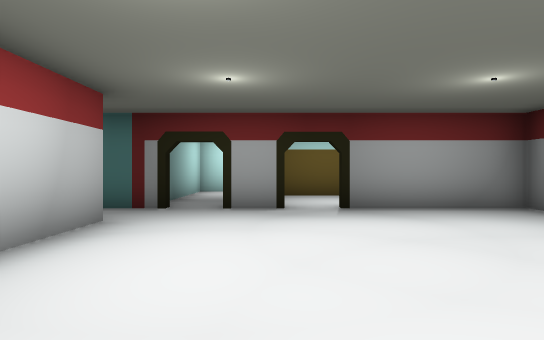
View 1 (above)

22 first-person views from a walk through a 3-D level made in the Unity game engine. The camera is 1.5 m above the floor, looks level and sees 70° across. The floor is counted in squares, 2 m on a side. Each view is taken from the middle of a square. On the plan, view 1 faces up. The plan holds only what a view shows up to about 12 squares ahead; the rest is blank. The player is left out.

View 2
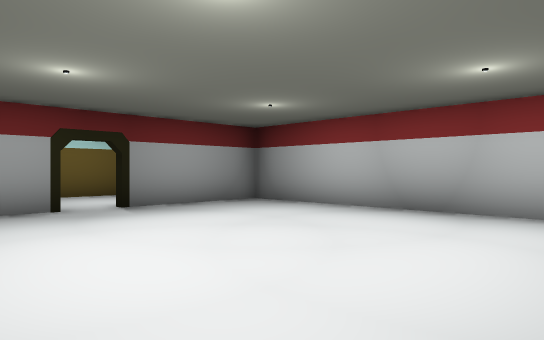

View 3
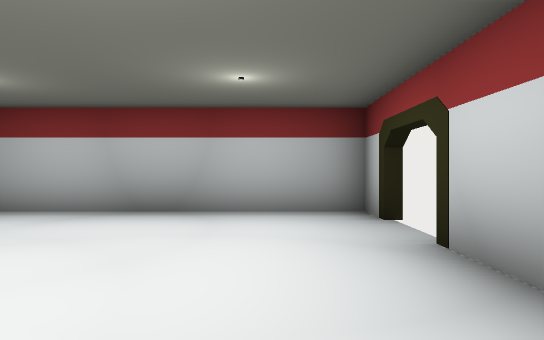

View 4
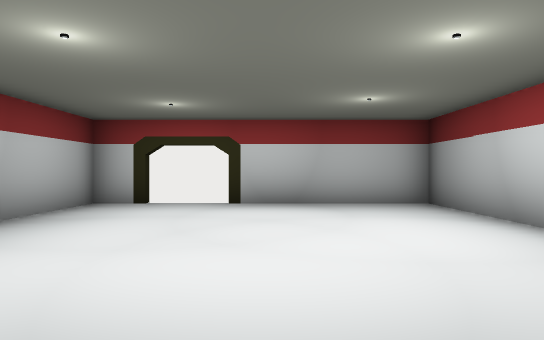

View 5
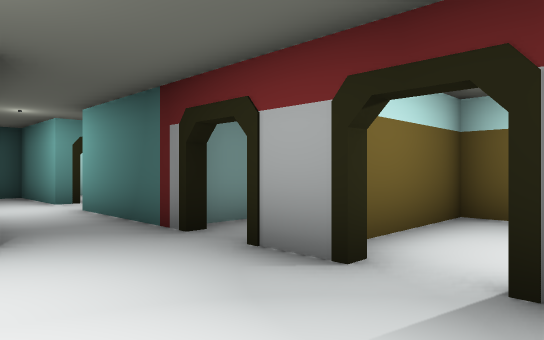

View 6
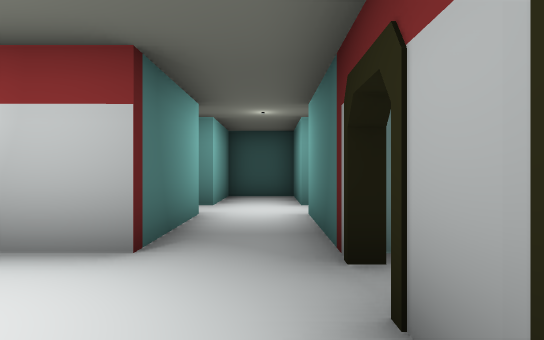

View 7
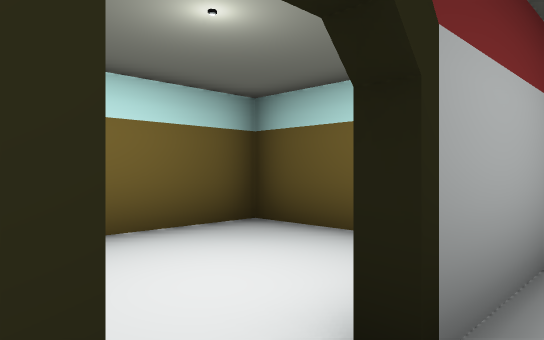

View 8
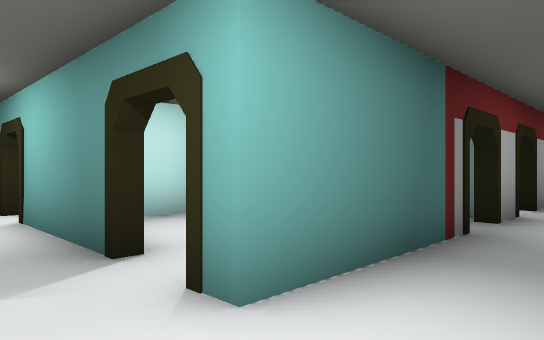

View 9
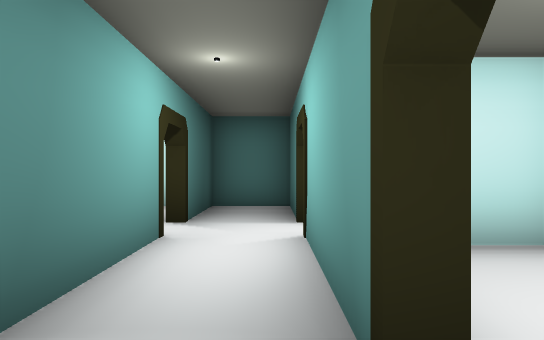

View 10
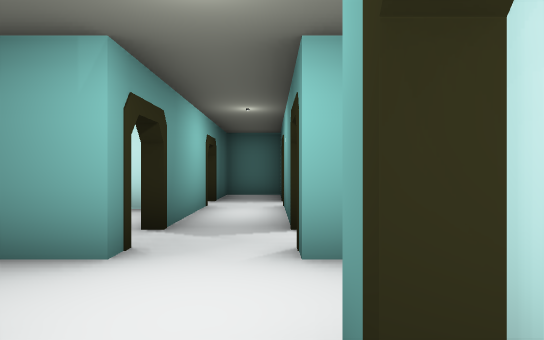

View 11
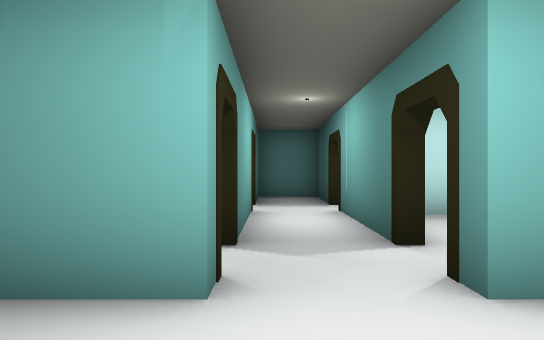

View 12
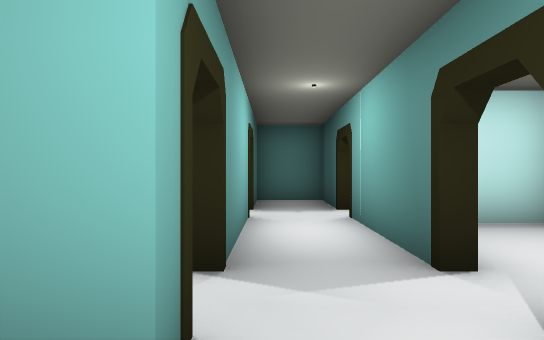

View 13
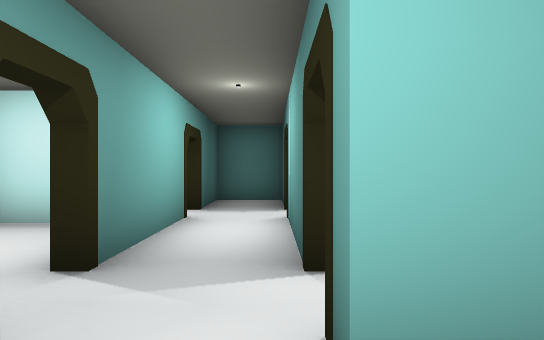

View 14
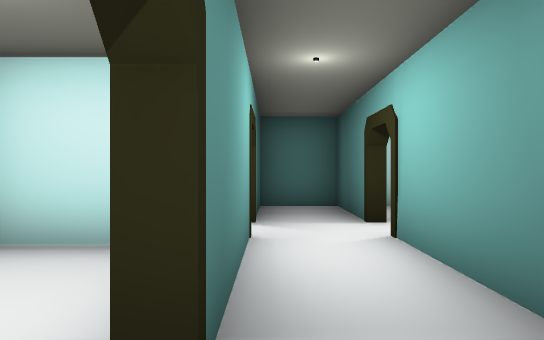

View 15
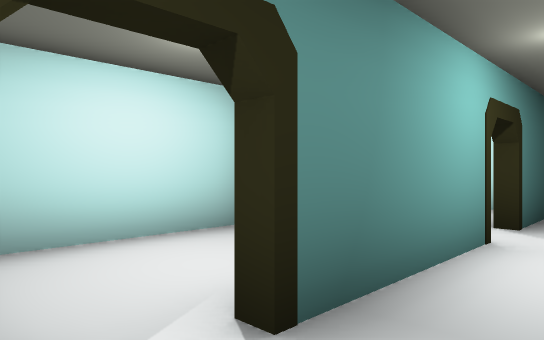

View 16
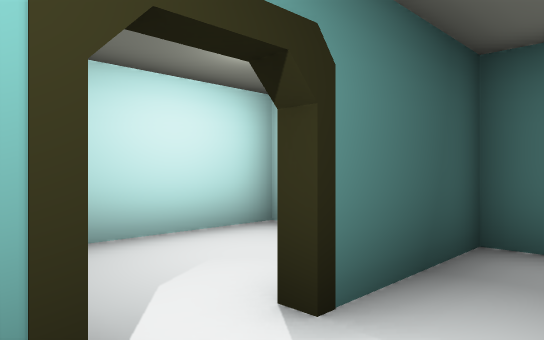

View 17
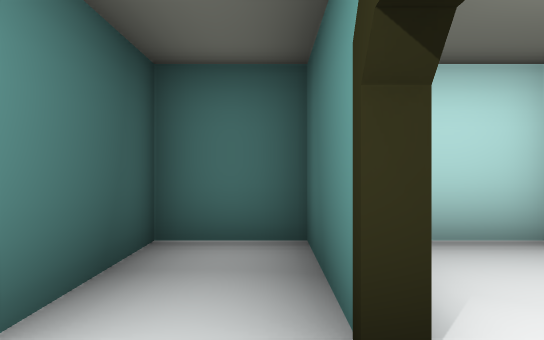

View 18
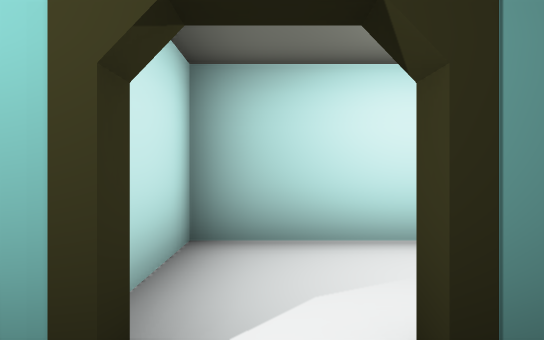

View 19
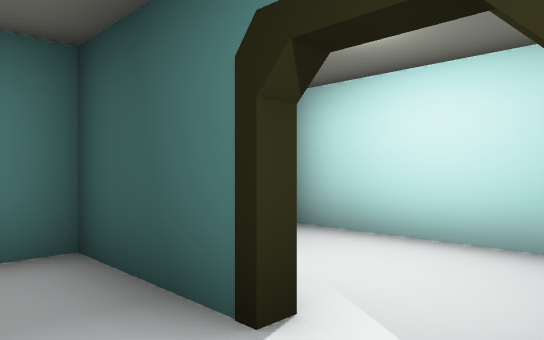

View 20
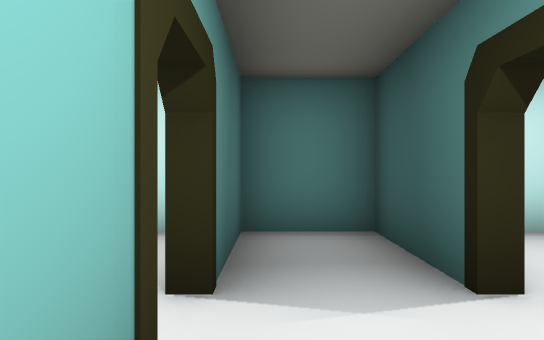

View 21
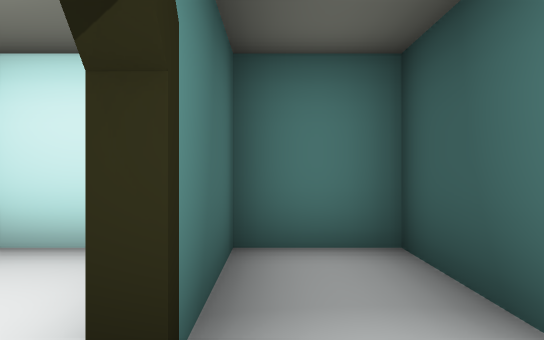

View 22
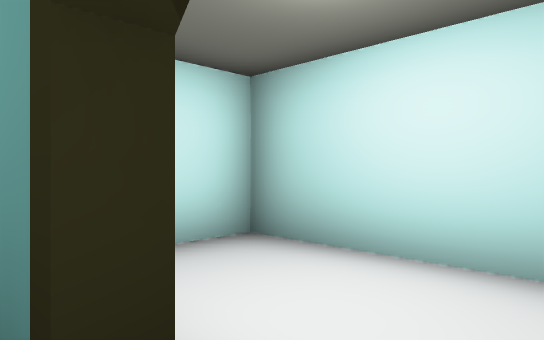

### Floor plan
Key: @ floor where view 1 was taken; # wall or solid block; x gap in a wall; . floor.
Columns run from 11 left of view 1 to 5 right of it. Each row starts with its distance up from view 1.
 17       ###
 16  #  #.#..
 15  #..#.#.
 14  #..#.#.
 13  #.....
 12  ####.###  ######
 11  #..#.#.#  #....#
 10  #..#.#.#  #....#
  9  #......#  #....#
  8  ###..######.####
  7  #..............#
  6  ###..###.......#
  5  #..... #.......#
  4  #..#.# #.......#
  3 ##..#.#.#.......#
  2 #...#.#.#.......#
  1 #####.###.......#
  0  #......#..@....#
 -1  #..#.#.#####x x#
 -2  #..#.#.
 -3  ########

Where each view was taken, in squares from view 1:
view 1: 0 up, 0 right, facing up
view 2: 0 up, 2 left, facing up-right
view 3: 1 up, 2 left, facing right
view 4: 8 up, 1 right, facing down
view 5: 5 up, 2 right, facing up-left
view 6: 7 up, 1 right, facing left
view 7: 7 up, 0 right, facing up-right
view 8: 6 up, 7 left, facing up-right
view 9: 8 up, 6 left, facing up
view 10: 9 up, 7 left, facing down
view 11: 8 up, 6 left, facing down
view 12: 7 up, 6 left, facing down
view 13: 7 up, 7 left, facing down
view 14: 8 up, 7 left, facing up
view 15: 8 up, 6 left, facing up-left
view 16: 12 up, 6 left, facing up-left
view 17: 12 up, 6 left, facing up
view 18: 13 up, 6 left, facing left
view 19: 1 up, 6 left, facing down-left
view 20: 2 up, 6 left, facing down
view 21: 1 up, 6 left, facing down
view 22: 5 up, 7 left, facing down-left
